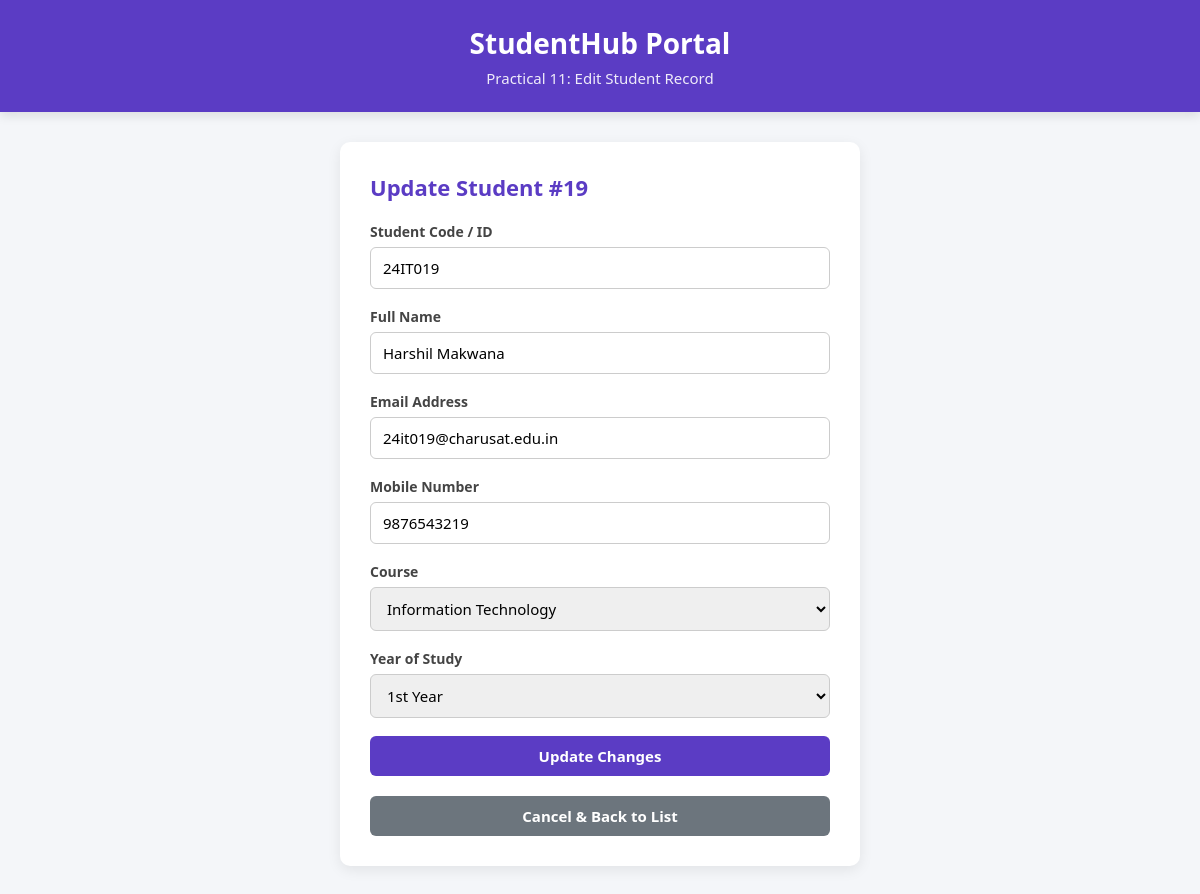
The page /edit_student.php?id=19 on the database its author committed.
### tables this page shows
CREATE TABLE IF NOT EXISTS students (
    student_id INT AUTO_INCREMENT PRIMARY KEY,
    student_code VARCHAR(20) NOT NULL UNIQUE,
    name VARCHAR(100) NOT NULL,
    email VARCHAR(100) NOT NULL UNIQUE,
    mobile VARCHAR(20) NOT NULL,
    course VARCHAR(50) NOT NULL,
    year VARCHAR(20) NOT NULL,
    created_at TIMESTAMP DEFAULT CURRENT_TIMESTAMP
);

### edit_student.php (the view, shortened to what this page needs)
<?php
require_once "db.php";
$id = intval($_GET["id"] ?? 0);
$stmt = $conn->prepare("SELECT * FROM students WHERE student_id = ?");
$stmt->bind_param("i", $id);
$stmt->execute();
$student = $stmt->get_result()->fetch_assoc();
?>
<!DOCTYPE html>
<html lang="en">
<head>
    <link rel="stylesheet" href="style.css">
</head>
<body>
    <div class="header">
        <h1>StudentHub Portal</h1>
        <p>Practical 11: Edit Student Record</p>
    </div>
    <div class="container">
        <div class="card">
            <h2>Update Student #<?php echo $id; ?></h2>
            <form action="edit_student.php?id=<?php echo $id; ?>" method="POST">
                <div class="form-group">
                    <label for="student_code">Student Code / ID</label>
                    <input type="text" id="student_code" name="student_code" value="<?php echo htmlspecialchars($student["student_code"]); ?>" required>
                </div>
                <div class="form-group">
                    <label for="name">Full Name</label>
                    <input type="text" id="name" name="name" value="<?php echo htmlspecialchars($student["name"]); ?>" required>
                </div>
                <div class="form-group">
                    <label for="email">Email Address</label>
                    <input type="email" id="email" name="email" value="<?php echo htmlspecialchars($student["email"]); ?>" required>
                </div>
                <div class="form-group">
                    <label for="mobile">Mobile Number</label>
                    <input type="tel" id="mobile" name="mobile" value="<?php echo htmlspecialchars($student["mobile"]); ?>" maxlength="10" required>
                </div>
                <div class="form-group">
                    <label for="course">Course</label>
                    <select id="course" name="course" required>
                        <option value="Information Technology" <?php echo $student["course"] === "Information Technology" ? "selected" : ""; ?>>Information Technology</option>
                    </select>
                </div>
                <div class="form-group">
                    <label for="year">Year of Study</label>
                    <select id="year" name="year" required>
                        <option value="1st Year" <?php echo $student["year"] === "1st Year" ? "selected" : ""; ?>>1st Year</option>
                    </select>
                </div>
                <button type="submit" class="btn btn-primary">Update Changes</button>
            </form>
            <div class="footer-links">
                <a href="index.php" class="btn btn-secondary">Cancel & Back to List</a>
            </div>
        </div>
    </div>
</body>
</html>

### style.css (style rules this page uses)
* { margin: 0; padding: 0; box-sizing: border-box; font-family: "Segoe UI", Tahoma, Geneva, Verdana, sans-serif; }
body { background-color: #f4f6f9; color: #333333; padding-bottom: 40px; }
.header { background-color: #5b3cc4; color: #ffffff; padding: 24px 20px; text-align: center; box-shadow: 0 4px 10px rgba(0, 0, 0, 0.1); }
.header h1 { font-size: 28px; margin-bottom: 6px; }
.header p { font-size: 15px; opacity: 0.9; }
.container { max-width: 550px; margin: 30px auto; padding: 0 15px; }
.card { background: #ffffff; padding: 30px; border-radius: 10px; box-shadow: 0 4px 14px rgba(0, 0, 0, 0.08); }
.card h2 { color: #5b3cc4; margin-bottom: 20px; font-size: 22px; }
.form-group { margin-bottom: 18px; }
label { display: block; margin-bottom: 6px; font-weight: 600; font-size: 14px; color: #444444; }
input[type="text"], input[type="email"], input[type="tel"], select { width: 100%; padding: 10px 12px; border: 1px solid #cccccc; border-radius: 6px; font-size: 15px; outline: none; transition: border-color 0.2s; }
.btn { display: inline-block; padding: 10px 20px; border-radius: 6px; font-size: 15px; font-weight: 600; text-decoration: none; text-align: center; cursor: pointer; border: none; transition: 0.2s; }
.btn-primary { background-color: #5b3cc4; color: #ffffff; width: 100%; }
.btn-secondary { background-color: #6c757d; color: #ffffff; }
.footer-links { margin-top: 20px; text-align: center; }
.footer-links .btn { width: 100%; }

### rows shown on the page
students: student_code "24IT019", name "Harshil Makwana", email "24it019@charusat.edu.in", mobile "9876543219", course "Information Technology", year "1st Year"

### other values the page prints
$id "19"
